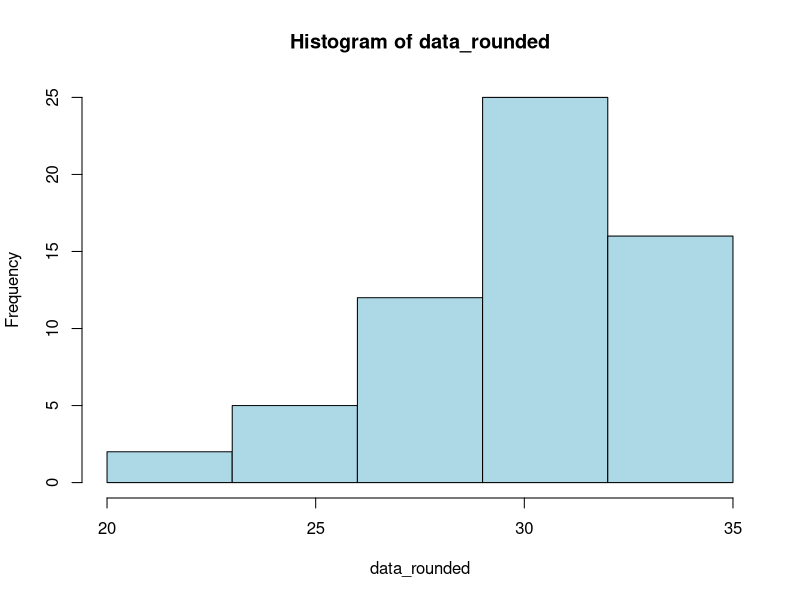
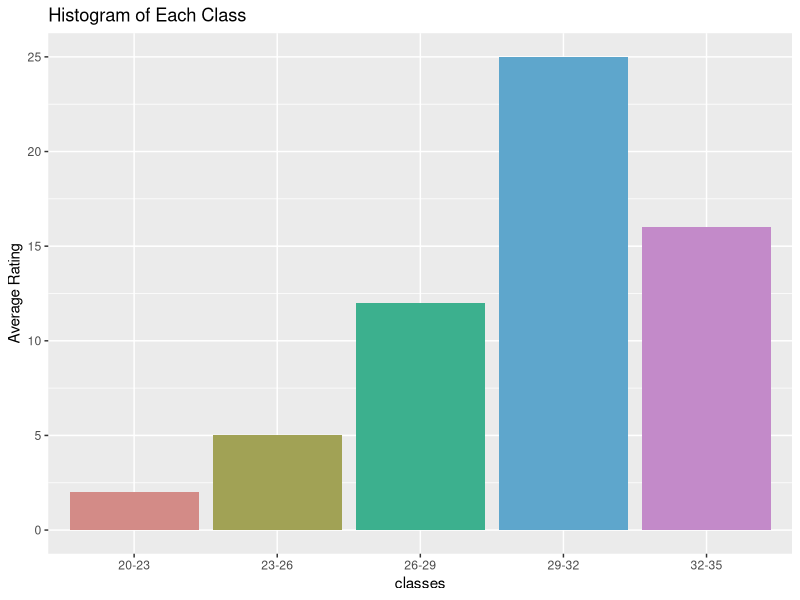
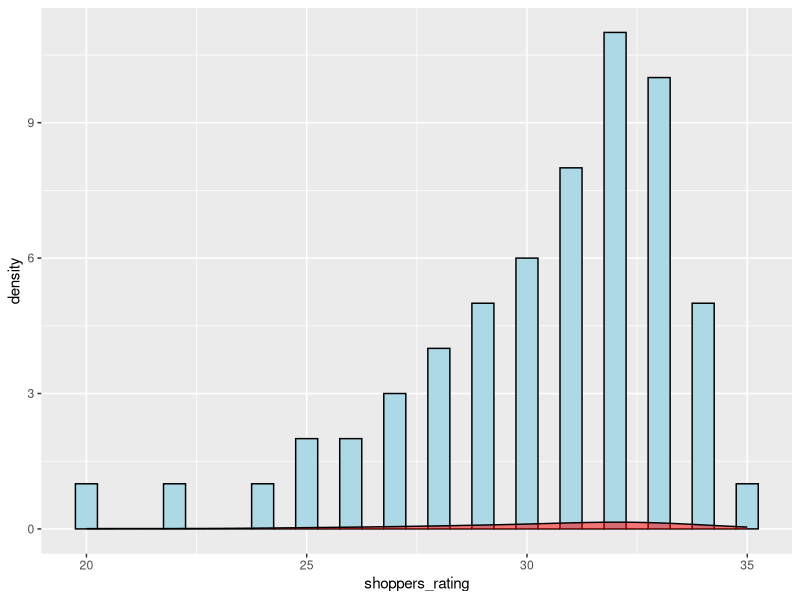

The R script that drew these images, in order:
## ---- chunk 1
knitr::opts_chunk$set(echo = TRUE)
## ---- chunk 2
library(ggplot2)

shoppers_rating = c(26, 33, 33, 29, 34, 32, 22, 25, 27, 33, 34, 31, 20, 24, 30, 31, 28, 30, 31, 32, 32, 31, 28,30, 31,33, 32, 32, 34, 30, 33, 32, 25, 33, 28, 29, 27, 32, 32, 33, 31, 32, 30, 33, 35, 31, 33, 29, 
34,27, 34, 32, 28, 26, 29, 31, 29, 33, 30,32)
## ---- chunk 3
length(unique(shoppers_rating))
## ---- chunk 4
data_rounded <- round(shoppers_rating)
data_range <- range(data_rounded)
class_length <- 3
number_of_classes <- ceiling((data_range[2] - data_range[1]) / class_length)
hist(data_rounded, breaks = seq(data_range[1], data_range[2], length.out = number_of_classes + 1), col = "lightblue")
## ---- chunk 5
classes <- cut(shoppers_rating, breaks=seq(20, 35, by=3), include.lowest=TRUE)
levels(classes) <- c("20-23", "23-26", "26-29", "29-32", "32-35")


# Tally the number of ratings in each class


table(classes)
## ---- chunk 6
# frequency distribution
table <- as.data.frame(table(classes))

ggplot(data = table, aes(x = classes, y = Freq, fill=classes)) + 
  geom_bar(stat = "identity") +
  labs(x = "classes",
       y = "Average Rating") +
  scale_fill_hue (c = 50) + theme (legend.position = "none") +
  ggtitle("Histogram of Each Class")

## ---- chunk 7
# Create a histogram
hist <- ggplot(data=data.frame(shoppers_rating), aes(x=shoppers_rating)) +
  geom_histogram(binwidth=0.5, fill="lightblue", color="black")

# Add a frequency polygon to the histogram
hist + geom_density(fill="red", alpha=0.5)
